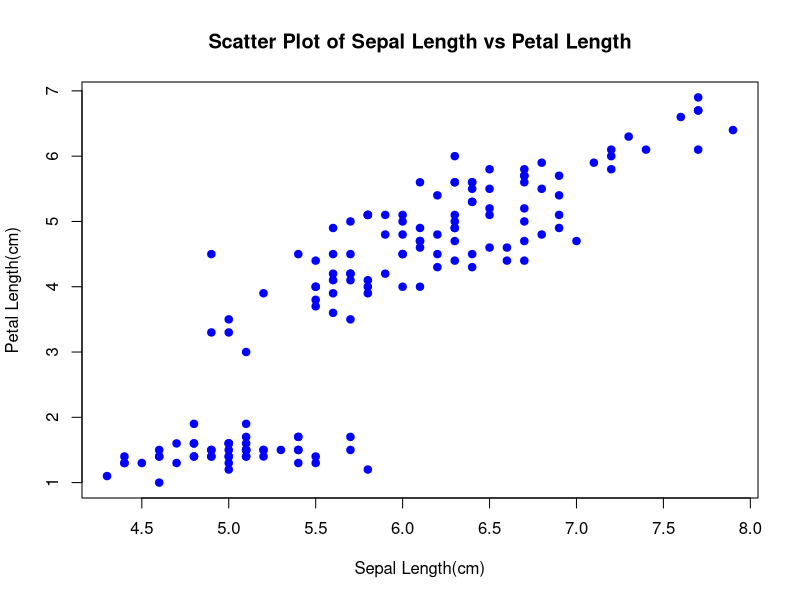

Reproduce this figure in R.
data(iris)
plot(iris$Sepal.Length, iris$Petal.Length,
     xlab = "Sepal Length(cm)",
     ylab = "Petal Length(cm)",
     main = "Scatter Plot of Sepal Length vs Petal Length",
     col = "blue",
     pch = 19)